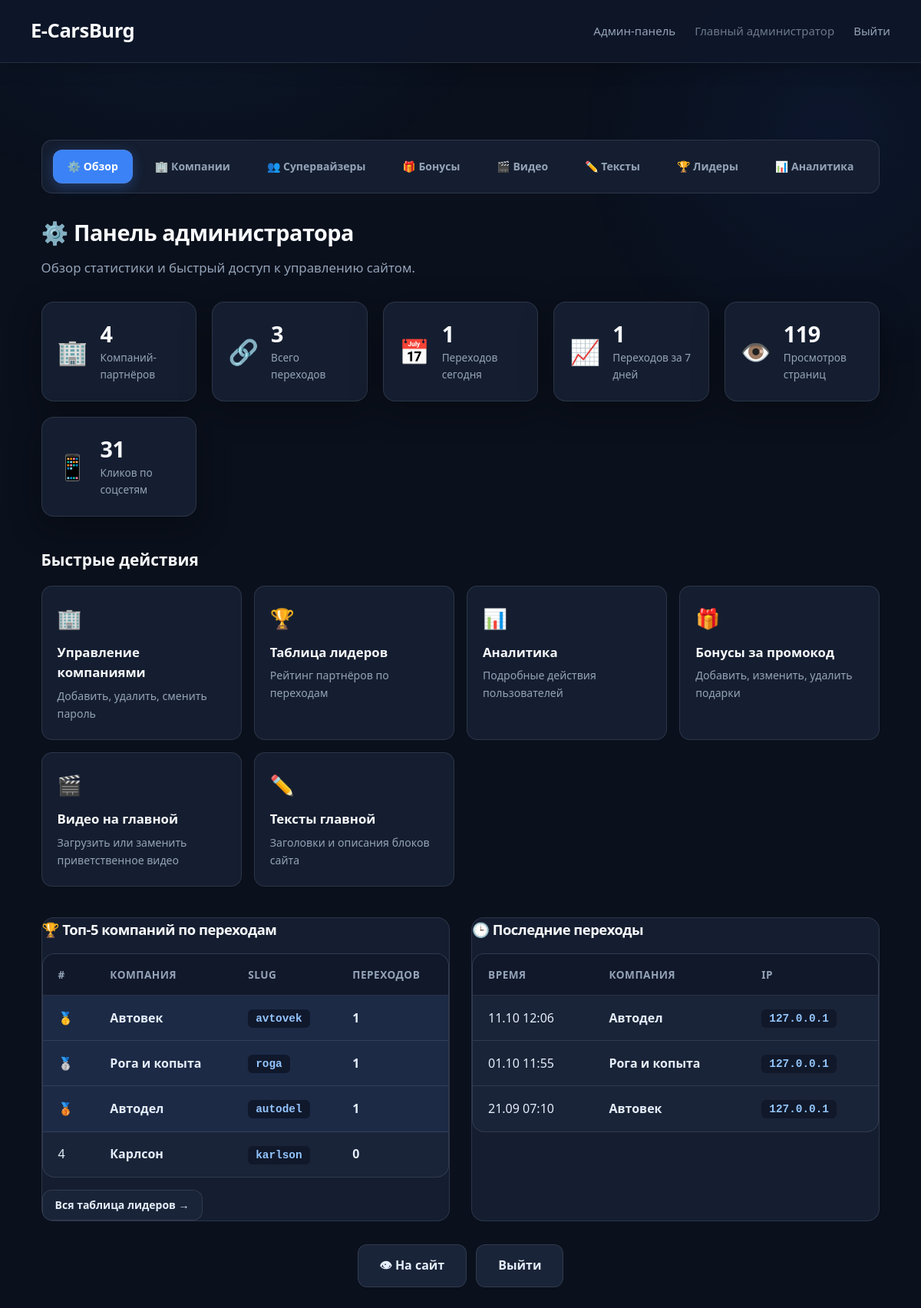
/admin (signed in), run on the app's committed database.
### models.py (models this page shows, shortened)
class Company(Base):
    __tablename__ = 'companies'
    id: Mapped[int] = mapped_column(primary_key=True, index=True)
    name: Mapped[str] = mapped_column(String(100), nullable=False)
    slug: Mapped[str] = mapped_column(String(50), unique=True, index=True, nullable=False)
    description: Mapped[str] = mapped_column(Text, nullable=True)
    email: Mapped[str] = mapped_column(String(100), unique=True, nullable=False)
    password_hash: Mapped[str] = mapped_column(String(255), nullable=False)
    is_admin: Mapped[bool] = mapped_column(Boolean, default=False)
    role: Mapped[str] = mapped_column(String(20), default=ROLE_PARTNER, nullable=False, index=True)
    created_by_id: Mapped[int] = mapped_column(ForeignKey('companies.id'), nullable=True, index=True)
    created_at: Mapped[datetime] = mapped_column(DateTime, default=datetime.utcnow)
    clicks: Mapped[list["ClickEvent"]] = relationship(
        "ClickEvent",
        back_populates="company",
        cascade="all, delete-orphan"
    )
    created_by = relationship("Company", remote_side=[id], foreign_keys=[created_by_id])
    @property
    def is_authenticated(self):
        return True
    def get_role(self) -> str:
        if self.role:
            return self.role
        return ROLE_ADMIN if self.is_admin else ROLE_PARTNER
    @property
    def is_main_admin(self) -> bool:
        return self.get_role() == ROLE_ADMIN
    @property
    def role_label(self) -> str:
        return {
            ROLE_ADMIN: 'Главный администратор',
            ROLE_SUPERVISOR: 'Супервайзер',
            ROLE_PARTNER: 'Партнёр',
        }.get(self.get_role(), 'Пользователь')

class ClickEvent(Base):
    __tablename__ = 'click_events'
    id: Mapped[int] = mapped_column(primary_key=True, index=True)
    company_id: Mapped[int] = mapped_column(ForeignKey('companies.id'), nullable=False, index=True)
    ip_address: Mapped[str] = mapped_column(String(45), nullable=True)
    user_agent: Mapped[str] = mapped_column(String(255), nullable=True)
    clicked_at: Mapped[datetime] = mapped_column(DateTime, default=datetime.utcnow, index=True)
    company: Mapped["Company"] = relationship("Company", back_populates="clicks")

### app.py (the view)
@app.route('/admin')
@admin_required
def admin_dashboard():
    db = SessionLocal()
    try:
        now = datetime.utcnow()
        today_start = now.replace(hour=0, minute=0, second=0, microsecond=0)
        week_ago = now - timedelta(days=7)
        total_companies = db.query(Company).filter(Company.role == ROLE_PARTNER).count()
        total_clicks = db.query(ClickEvent).count()
        clicks_today = db.query(ClickEvent).filter(ClickEvent.clicked_at >= today_start).count()
        clicks_week = db.query(ClickEvent).filter(ClickEvent.clicked_at >= week_ago).count()
        total_page_views = db.query(UserAction).filter(UserAction.action_type == 'page_view').count()
        total_social_clicks = db.query(UserAction).filter(UserAction.action_type == 'social_button_click').count()
        top_companies = db.query(
            Company.name,
            Company.slug,
            func.count(ClickEvent.id).label('total_clicks')
        ).outerjoin(ClickEvent, Company.id == ClickEvent.company_id) \
            .filter(Company.role == ROLE_PARTNER) \
            .group_by(Company.id, Company.name, Company.slug) \
            .order_by(func.count(ClickEvent.id).desc()) \
            .limit(5) \
            .all()
        recent_clicks = db.query(ClickEvent, Company) \
            .join(Company, ClickEvent.company_id == Company.id) \
            .order_by(ClickEvent.clicked_at.desc()) \
            .limit(10) \
            .all()
        return render_template(
            'admin_dashboard.html',
            total_companies=total_companies,
            total_clicks=total_clicks,
            clicks_today=clicks_today,
            clicks_week=clicks_week,
            total_page_views=total_page_views,
            total_social_clicks=total_social_clicks,
            top_companies=top_companies,
            recent_clicks=recent_clicks
        )
    finally:
        db.close()

### app.py (called while the page is built)
@login_manager.user_loader
def load_user(user_id):
    db = SessionLocal()
    try:
        return db.get(Company, int(user_id))
    finally:
        db.close()

def admin_required(f):
    from functools import wraps
    @wraps(f)
    @login_required
    def decorated_function(*args, **kwargs):
        if not current_user.is_main_admin:
            flash('Доступ запрещён. Только для главного администратора.', 'error')
            return redirect(url_for('post_login_redirect'))
        return f(*args, **kwargs)
    return decorated_function

### templates/admin_dashboard.html (shortened to what this page needs)
{% extends "admin_base.html" %}
{% set active_nav = "dashboard" %}
{% block content %}
        <h1>⚙️ Панель администратора</h1>
        <p>Обзор статистики и быстрый доступ к управлению сайтом.</p>
        <div class="stats-grid">
            <div class="stat-card stat-card-blue">
                <div class="stat-icon">🏢</div>
                <div class="stat-content">
                    <div class="stat-value">{{ total_companies }}</div>
                    <div class="stat-label">Компаний-партнёров</div>
                </div>
            </div>
            <div class="stat-card stat-card-green">
                <div class="stat-icon">🔗</div>
                <div class="stat-content">
                    <div class="stat-value">{{ total_clicks }}</div>
                    <div class="stat-label">Всего переходов</div>
                </div>
            </div>
            <div class="stat-card stat-card-orange">
                <div class="stat-icon">📅</div>
                <div class="stat-content">
                    <div class="stat-value">{{ clicks_today }}</div>
                    <div class="stat-label">Переходов сегодня</div>
                </div>
            </div>
            <div class="stat-card stat-card-purple">
                <div class="stat-icon">📈</div>
                <div class="stat-content">
                    <div class="stat-value">{{ clicks_week }}</div>
                    <div class="stat-label">Переходов за 7 дней</div>
                </div>
            </div>
            <div class="stat-card stat-card-teal">
                <div class="stat-icon">👁️</div>
                <div class="stat-content">
                    <div class="stat-value">{{ total_page_views }}</div>
                    <div class="stat-label">Просмотров страниц</div>
                </div>
            </div>
            <div class="stat-card stat-card-pink">
                <div class="stat-icon">📱</div>
                <div class="stat-content">
                    <div class="stat-value">{{ total_social_clicks }}</div>
                    <div class="stat-label">Кликов по соцсетям</div>
                </div>
            </div>
        </div>
        <div class="admin-quick-actions">
            <h2>Быстрые действия</h2>
            <div class="quick-actions-grid">
                <a href="{{ url_for('admin_companies') }}" class="quick-action-card">
                    <span class="quick-action-icon">🏢</span>
                    <span class="quick-action-title">Управление компаниями</span>
                    <span class="quick-action-desc">Добавить, удалить, сменить пароль</span>
                </a>
                <a href="{{ url_for('admin_leaderboard') }}" class="quick-action-card">
                    <span class="quick-action-icon">🏆</span>
                    <span class="quick-action-title">Таблица лидеров</span>
                    <span class="quick-action-desc">Рейтинг партнёров по переходам</span>
                </a>
                <a href="{{ url_for('admin_analytics') }}" class="quick-action-card">
                    <span class="quick-action-icon">📊</span>
                    <span class="quick-action-title">Аналитика</span>
                    <span class="quick-action-desc">Подробные действия пользователей</span>
                </a>
                <a href="{{ url_for('admin_bonuses') }}" class="quick-action-card">
                    <span class="quick-action-icon">🎁</span>
                    <span class="quick-action-title">Бонусы за промокод</span>
                    <span class="quick-action-desc">Добавить, изменить, удалить подарки</span>
                </a>
                <a href="{{ url_for('admin_media') }}" class="quick-action-card">
                    <span class="quick-action-icon">🎬</span>
                    <span class="quick-action-title">Видео на главной</span>
                    <span class="quick-action-desc">Загрузить или заменить приветственное видео</span>
                </a>
                <a href="{{ url_for('admin_texts') }}" class="quick-action-card">
                    <span class="quick-action-icon">✏️</span>
                    <span class="quick-action-title">Тексты главной</span>
                    <span class="quick-action-desc">Заголовки и описания блоков сайта</span>
                </a>
            </div>
        </div>
        <div class="admin-two-cols">
            <section class="admin-section">
                <h2>🏆 Топ-5 компаний по переходам</h2>
                {% if top_companies %}
                <table class="leaderboard-table">
                    <thead>
                        <tr>
                            <th>#</th>
                            <th>Компания</th>
                            <th>Slug</th>
                            <th>Переходов</th>
                        </tr>
                    </thead>
                    <tbody>
                        {% for company in top_companies %}
                        <tr class="{% if loop.index <= 3 %}top-3{% endif %}">
                            <td>
                                {% if loop.index == 1 %}🥇
                                {% elif loop.index == 2 %}🥈
                                {% elif loop.index == 3 %}🥉
                                {% else %}{{ loop.index }}
                                {% endif %}
                            </td>
                            <td><strong>{{ company.name }}</strong></td>
                            <td><code>{{ company.slug }}</code></td>
                            <td><strong>{{ company.total_clicks }}</strong></td>
                        </tr>
                        {% endfor %}
                    </tbody>
                </table>
                {% else %}
                <p class="no-data">Пока нет данных по компаниям</p>
                {% endif %}
                <div style="margin-top: 16px;">
                    <a href="{{ url_for('admin_leaderboard') }}" class="btn btn-small">Вся таблица лидеров →</a>
                </div>
            </section>
            <section class="admin-section">
                <h2>🕒 Последние переходы</h2>
                {% if recent_clicks %}
                <table class="leaderboard-table">
                    <thead>
                        <tr>
                            <th>Время</th>
                            <th>Компания</th>
                            <th>IP</th>
                        </tr>
                    </thead>
                    <tbody>
                        {% for click, company in recent_clicks %}
                        <tr>
                            <td>{{ click.clicked_at.strftime('%d.%m %H:%M') }}</td>
                            <td><strong>{{ company.name }}</strong></td>
                            <td><code>{{ click.ip_address or '—' }}</code></td>
                        </tr>
                        {% endfor %}
                    </tbody>
                </table>
                {% else %}
                <p class="no-data">Переходов пока нет</p>
                {% endif %}
            </section>
        </div>
{% endblock %}

### templates/admin_base.html (shortened to what this page needs)
<!DOCTYPE html>
<html lang="ru">
<head>
    <link rel="stylesheet" href="{{ url_for('static', filename='style.css') }}">
</head>
<body class="admin-theme">
    <nav class="top-nav">
        <a href="{{ url_for('index') }}" class="nav-brand">E-CarsBurg</a>
        <div class="nav-links">
            {% if current_user.is_main_admin %}
                <a href="{{ url_for('admin_dashboard') }}" class="nav-link">Админ-панель</a>
            {% elif current_user.is_supervisor %}
                <a href="{{ url_for('admin_companies') }}" class="nav-link">Панель супервайзера</a>
            {% endif %}
            <span class="nav-link" style="opacity:0.7;">{{ current_user.role_label }}</span>
            <a href="{{ url_for('logout') }}" class="nav-link">Выйти</a>
        </div>
    </nav>
    <div class="container {% block container_class %}wide{% endblock %}">
        <nav class="admin-nav" aria-label="Разделы админки">
            {% if current_user.is_main_admin %}
                <a href="{{ url_for('admin_dashboard') }}" class="btn {% if active_nav == 'dashboard' %}active{% endif %}">⚙️ Обзор</a>
                <a href="{{ url_for('admin_companies') }}" class="btn {% if active_nav == 'companies' %}active{% endif %}">🏢 Компании</a>
                <a href="{{ url_for('admin_supervisors') }}" class="btn {% if active_nav == 'supervisors' %}active{% endif %}">👥 Супервайзеры</a>
                <a href="{{ url_for('admin_bonuses') }}" class="btn {% if active_nav == 'bonuses' %}active{% endif %}">🎁 Бонусы</a>
                <a href="{{ url_for('admin_media') }}" class="btn {% if active_nav == 'media' %}active{% endif %}">🎬 Видео</a>
                <a href="{{ url_for('admin_texts') }}" class="btn {% if active_nav == 'texts' %}active{% endif %}">✏️ Тексты</a>
                <a href="{{ url_for('admin_leaderboard') }}" class="btn {% if active_nav == 'leaderboard' %}active{% endif %}">🏆 Лидеры</a>
                <a href="{{ url_for('admin_analytics') }}" class="btn {% if active_nav == 'analytics' %}active{% endif %}">📊 Аналитика</a>
            {% elif current_user.is_supervisor %}
                <a href="{{ url_for('admin_companies') }}" class="btn {% if active_nav == 'companies' %}active{% endif %}">🏢 Мои компании</a>
                <a href="{{ url_for('admin_add_company') }}" class="btn {% if active_nav == 'add_company' %}active{% endif %}">➕ Создать компанию</a>
            {% endif %}
        </nav>
        {% block content %}{% endblock %}
        {% block footer_actions %}
        <div class="actions" style="margin-top: 30px;">
            <a href="{{ url_for('index') }}" class="btn" target="_blank">👁 На сайт</a>
            <a href="{{ url_for('logout') }}" class="btn">Выйти</a>
        </div>
        {% endblock %}
    </div>
</body>
</html>

### data on the page
Company: role_label "Главный администратор"
Company: name "Автовек", slug "avtovek", total_clicks "1"
Company: name "Рога и копыта", slug "roga", total_clicks "1"
Company: name "Автодел", slug "autodel", total_clicks "1"
Company: name "Карлсон", slug "karlson", total_clicks "0"
ClickEvent: clicked_at "11.10 12:06", name "Автодел", ip_address "127.0.0.1"
ClickEvent: clicked_at "01.10 11:55", name "Рога и копыта", ip_address "127.0.0.1"
ClickEvent: clicked_at "21.09 07:10", name "Автовек", ip_address "127.0.0.1"

### other printed values
{{ total_companies }} "4"
{{ total_clicks }} "3"
{{ clicks_today }} "1"
{{ clicks_week }} "1"
{{ total_page_views }} "119"
{{ total_social_clicks }} "31"
